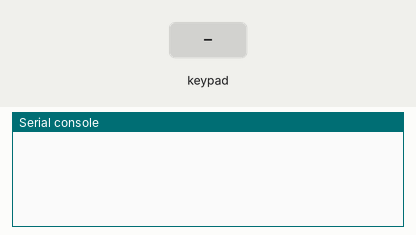
This program was run on a simulated MicroPython board. Shown: the last lines printed to the serial console. The test bench sets the inputs (shaded band).

Above: at 1.2 s.
1.3 s: key '1' pressed
At 2.4 s:
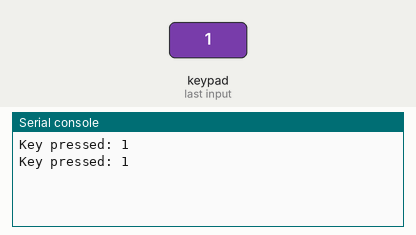
2.8 s: keypad keys 1 2 # pressed 0.4 s apart
At 4.6 s:
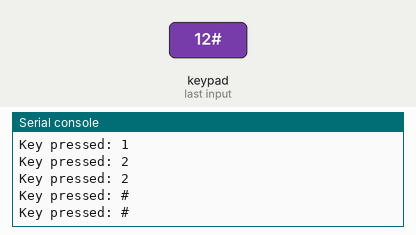
5.5 s: key 'A' pressed
At 6.4 s:
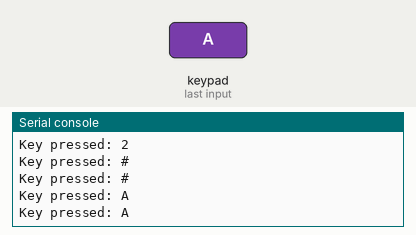
7.0 s: keypad keys 1 2 * pressed 0.4 s apart
At 8.5 s:
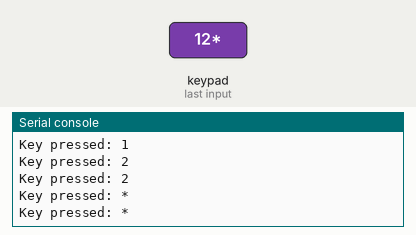
9.7 s: key 'B' pressed
At 10.3 s:
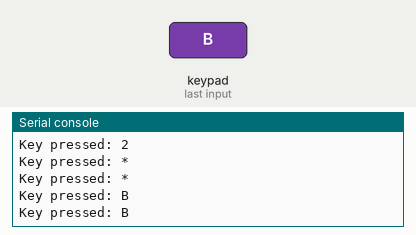
11.2 s: keypad keys 1 2 D pressed 0.4 s apart
At 13.5 s:
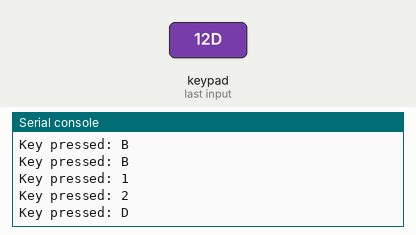

Measured:
- after the input at 1.3 s, the serial console: prints a new line at once (image 1)
- after the input at 2.8 s, the serial console: prints a new line after 0.42 s (image 2)
- after the input at 5.5 s, the serial console: prints a new line at once (image 3)
- after the input at 7.0 s, the serial console: prints a new line at once (image 4)
- after the input at 9.7 s, the serial console: prints a new line after 0.05 s (image 5)
- after the input at 11.2 s, the serial console: prints a new line after 0.05 s (image 6)

The program:

main.py
```python
from machine import Pin
from keypad import Keypad
from time import sleep

# Define GPIO pins for rows
row_pins = [Pin(15),Pin(2),Pin(4),Pin(5)]

# Define GPIO pins for columns
column_pins = [Pin(18),Pin(19),Pin(21),Pin(22)]

# Define keypad layout
keys = [
    ['1', '2', '3', 'A'],
    ['4', '5', '6', 'B'],
    ['7', '8', '9', 'C'],
    ['*', '0', '#', 'D']]

keypad = Keypad(row_pins, column_pins, keys)

while True:
    key_pressed = keypad.read_keypad()
    if key_pressed:
        print("Key pressed:", key_pressed)
    sleep(0.1)  # debounce and delay
```

keypad.py
```python
from machine import Pin
from time import sleep

__version__ = '1.0.3'
__author__ = 'Teeraphat Kullanankanjana'

class KeypadException(Exception):
    """
    Exception class for keypad-related errors.
    """
    pass

class Keypad:
    def __init__(self, row_pins, column_pins, keys):
        """
        Initialize the keypad object.

        Args:
            row_pins (list): List of row pins.
            column_pins (list): List of column pins.
            keys (list): 2D list representing the key layout.

        Raises:
            KeypadException: If pins or keys are not properly defined.
        """
        if not all(isinstance(pin, Pin) for pin in row_pins):
            raise KeypadException("Row pins must be instances of Pin.")

        if not all(isinstance(pin, Pin) for pin in column_pins):
            raise KeypadException("Column pins must be instances of Pin.")

        if not isinstance(keys, list) or not all(isinstance(row, list) for row in keys):
            raise KeypadException("Keys must be a 2D list.")

        self.row_pins = row_pins
        self.column_pins = column_pins
        self.keys = keys

        for pin in self.row_pins:
            pin.init(Pin.IN, Pin.PULL_UP)

        for pin in self.column_pins:
            pin.init(Pin.OUT)

        if len(self.row_pins) != len(self.keys) or len(self.column_pins) != len(self.keys[0]):
            raise KeypadException("Number of row/column pins does not match the key layout size.")

    def read_keypad(self):
        """
        Read the keypad and return the pressed key.

        Returns:
            str or None: Pressed key or None if no key is pressed.

        Raises:
            KeypadException: If pins or keys are not properly defined.
        """
        if not self.column_pins:
            raise KeypadException("No column pins defined.")

        if not self.row_pins:
            raise KeypadException("No row pins defined.")

        if not self.keys:
            raise KeypadException("No key layout defined.")

        for col_pin in self.column_pins:
            col_pin.value(0)  # Set column pin to LOW
            for i, row_pin in enumerate(self.row_pins):
                if not row_pin.value():  # If row pin reads LOW
                    key_pressed = self.keys[i][self.column_pins.index(col_pin)]
                    col_pin.value(1)  # Set column pin back to HIGH
                    return key_pressed
            col_pin.value(1)  # Set column pin back to HIGH
        return None  # Return None if no key is pressed
```
